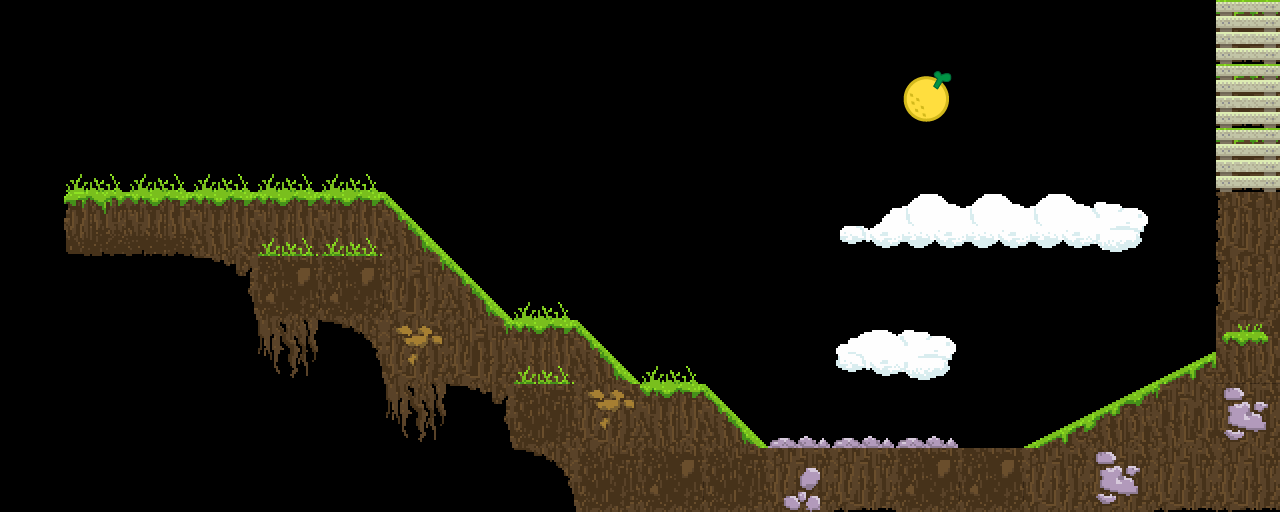

This game map was drawn from its Tiled (.tmx) file and the tilesets committed beside it. A one-line description and the trimmed map source follow:
An orthogonal 20x8 tile map with 64x64 px tiles, 1 tile layer (map), 2 tilesets and 16 objects (start, end, platform).

<map version="1.0" orientation="orthogonal" renderorder="right-down" width="20" height="8" tilewidth="64" tileheight="64" nextobjectid="34">
 <tileset firstgid="1" name="Tiles_64x64" tilewidth="64" tileheight="64" tilecount="64" columns="8">
  <image source="../tilesets/Tiles_64x64.png" trans="000000" width="512" height="512" />
 </tileset>
 <tileset firstgid="65" name="endTile" tilewidth="64" tileheight="64" tilecount="1" columns="1">
  <image source="../tilesets/endTile.png" width="65" height="65" />
 </tileset>
 <layer name="map" width="20" height="8">
  <data>[160 cells, 64 non-empty, 30 distinct tile ids]</data>
 </layer>
 <objectgroup name="ground">
  <object id="20" x="64" y="192" width="320" height="64" />
  <object id="21" x="256" y="256" width="192" height="64" />
  <object id="22" x="384" y="320" width="192" height="64" />
  <object id="23" x="512" y="384" width="192" height="128" />
  <object id="24" x="704" y="448" width="576" height="64" />
  <object id="25" x="1152" y="384" width="128" height="64" />
  <object id="26" x="1216" y="0" width="64" height="384" />
  <object id="27" x="384" y="192">
   <polygon points="0,0 64,64 0,64" />
  </object>
  <object id="28" x="448" y="256">
   <polygon points="0,0 64,64 0,64" />
  </object>
  <object id="29" x="576" y="320">
   <polygon points="0,0 64,64 0,64" />
  </object>
  <object id="30" x="704" y="384">
   <polygon points="0,0 64,64 0,64" />
  </object>
  <object id="31" x="1024" y="448">
   <polygon points="0,0 128,-64 128,0" />
  </object>
  <object id="33" x="1152" y="384">
   <polygon points="0,0 64,0 70,-32" />
  </object>
 </objectgroup>
 <objectgroup name="positions">
  <object id="11" name="start" x="126.061" y="123.03" width="64" height="64" />
  <object id="12" name="end" x="896.97" y="68" width="64" height="64" />
 </objectgroup>
 <objectgroup name="objects">
  <object id="18" type="platform" x="684" y="8" width="50" height="338">
   <properties>
    <property name="pivoted" type="bool" value="true" />
   </properties>
  </object>
 </objectgroup>
</map>
